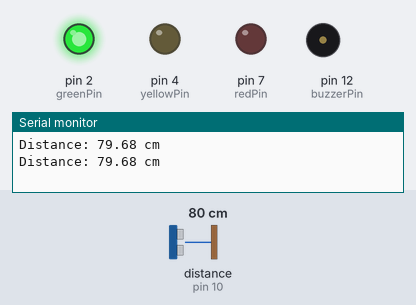
The sketch below on a simulated Arduino Uno, built with avr-gcc and run on an emulated ATmega328P. On the bench: output pins drawn as LEDs (lit = HIGH), buzzer (waves = sounding), the last lines printed to the serial monitor. Wiring (inferred from the names in the program): ultrasonic range finder: trigger pin 9; echo pin 10. The test bench sets the inputs (shaded band); at power-on: distance to the obstacle (sensor on pin 10) 80 cm. The echo pulse lasts 58.3 µs per cm; pins used as bus, display or sensor lines are not drawn.

Above: at 1.3 s.
1.4 s: distance to the obstacle (sensor on pin 10) set to 2 cm
At 1.56 s:
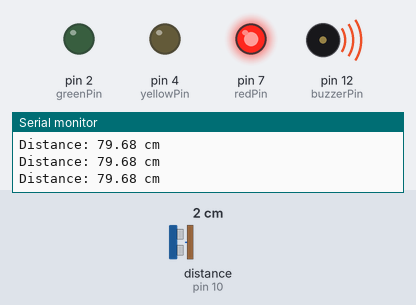
4.4 s: distance to the obstacle (sensor on pin 10) set to 8 cm
7.4 s: distance to the obstacle (sensor on pin 10) set to 11 cm
At 7.9 s:
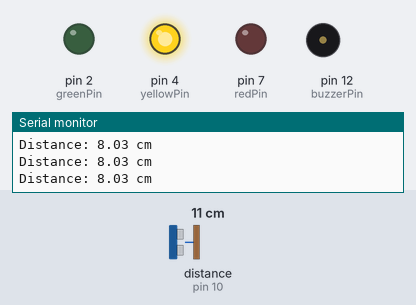
10.4 s: distance to the obstacle (sensor on pin 10) set to 4 cm
At 10.71 s:
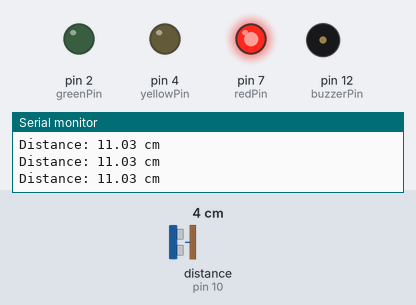
13.4 s: distance to the obstacle (sensor on pin 10) set to 18 cm
At 13.68 s:
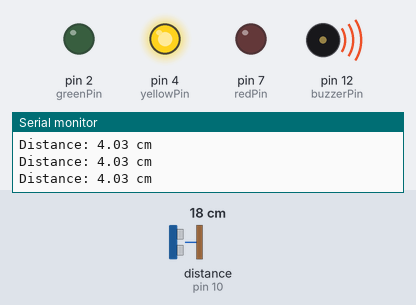
Timing chart, 0 to 17.4 s (numbered marks = the images above; inputs shaded):
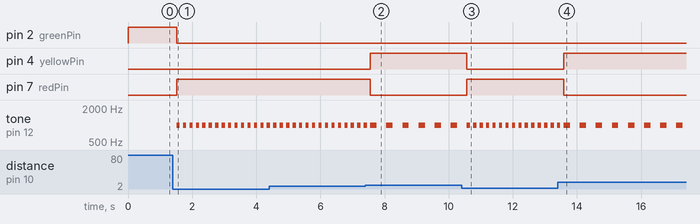

Measured:
- the behaviour switches between 9 and 10 cm on distance to the obstacle (sensor on pin 10) (found by bisection; images 1 and 2)
- after the input at 1.4 s, pin 2 (greenPin): HIGH → LOW after 0.12 s; pin 7 (redPin): LOW → HIGH after 0.12 s; tone on pin 12 (buzzerPin): alternates 1000 Hz for 0.10 s and silent for 0.10 s, starting after 0.12 s
- after the input at 7.4 s, pin 4 (yellowPin): LOW → HIGH after 0.16 s; pin 7 (redPin): HIGH → LOW after 0.16 s
- after the input at 10.4 s, pin 4 (yellowPin): HIGH → LOW after 0.17 s; pin 7 (redPin): LOW → HIGH after 0.17 s; tone on pin 12 (buzzerPin): alternates 1000 Hz for 0.10 s and silent for 0.10 s, starting after 0.27 s
- after the input at 13.4 s, pin 4 (yellowPin): LOW → HIGH after 0.19 s; pin 7 (redPin): HIGH → LOW after 0.19 s

The sketch:

smart_parking_sensor.ino
```cpp
const int trigPin = 9;
const int echoPin = 10;

const int greenPin = 2;
const int yellowPin = 4;
const int redPin = 7;

const int buzzerPin = 12;

long duration;
float distance;

void setup() {
  pinMode(trigPin, OUTPUT);
  pinMode(echoPin, INPUT);

  pinMode(greenPin, OUTPUT);
  pinMode(yellowPin, OUTPUT);
  pinMode(redPin, OUTPUT);

  pinMode(buzzerPin, OUTPUT);

  Serial.begin(9600);
}

void loop() {

  digitalWrite(trigPin, LOW);
  delayMicroseconds(2);

  digitalWrite(trigPin, HIGH);
  delayMicroseconds(10);
  digitalWrite(trigPin, LOW);

  duration = pulseIn(echoPin, HIGH);

  distance = duration * 0.0343 / 2;

  if (distance < 10) {

    digitalWrite(redPin, HIGH);
    digitalWrite(yellowPin, LOW);
    digitalWrite(greenPin, LOW);

    tone(buzzerPin, 1000);
    delay(100);

    noTone(buzzerPin);
    delay(100);
  }

  else if (distance < 30) {

    digitalWrite(redPin, LOW);
    digitalWrite(yellowPin, HIGH);
    digitalWrite(greenPin, LOW);

    tone(buzzerPin, 1000);
    delay(200);

    noTone(buzzerPin);
    delay(300);
  }

  else {

    digitalWrite(redPin, LOW);
    digitalWrite(yellowPin, LOW);
    digitalWrite(greenPin, HIGH);

    noTone(buzzerPin);

    delay(500);
  }

  Serial.print("Distance: ");
  Serial.print(distance);
  Serial.println(" cm");
}
```
